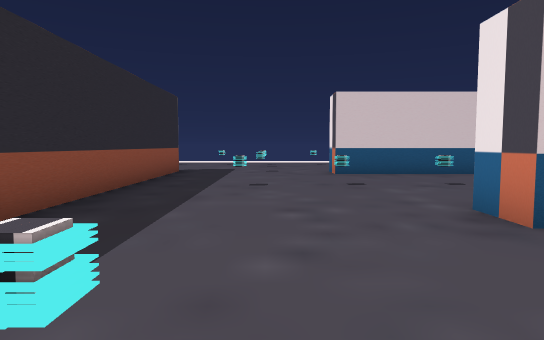
View 1 (above)

24 first-person views from a walk through a Unity game level. The camera is 1.4 m above the floor, tilts 4° down and sees 75° across. The floor is counted in squares, 1.8 m on a side. Each view is taken from the middle of a square. On the plan, view 1 faces up. The plan holds only what a view shows up to about 11 squares ahead; the rest is blank. The place goes on beyond the plan. The player character is not drawn.

View 2
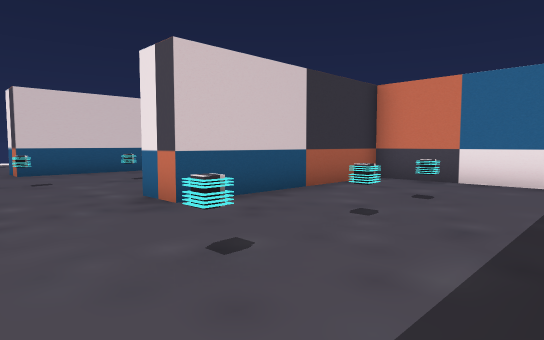

View 3
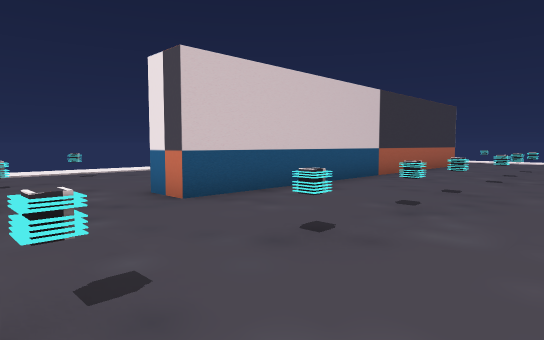

View 4
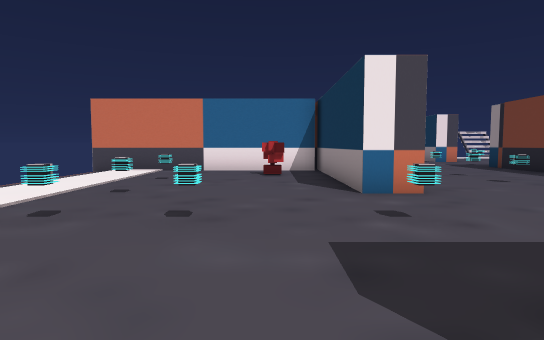

View 5
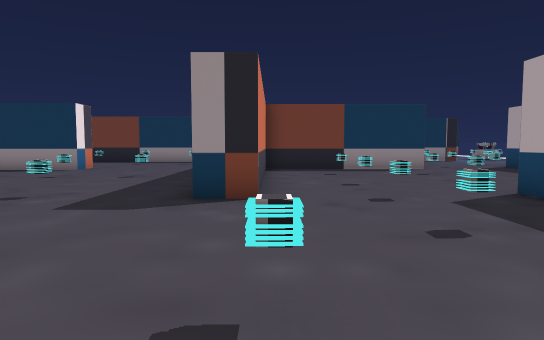

View 6
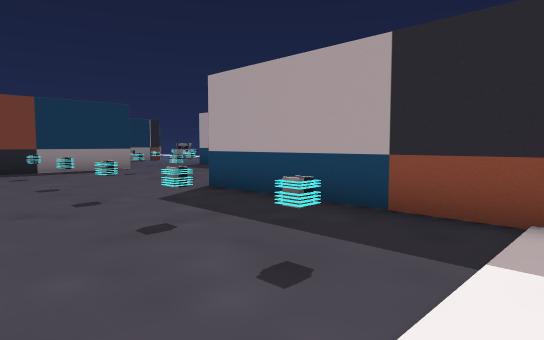

View 7
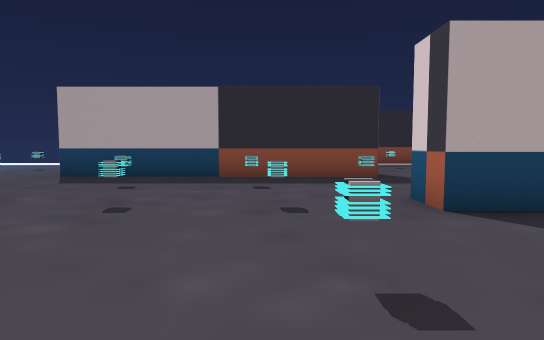

View 8
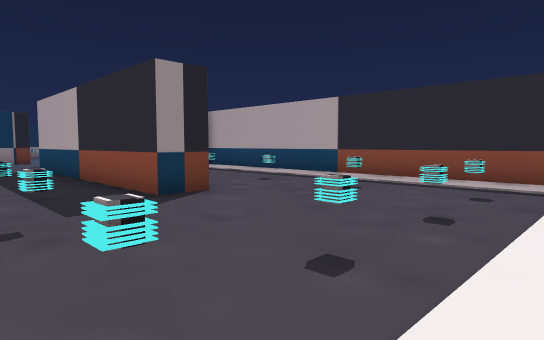

View 9
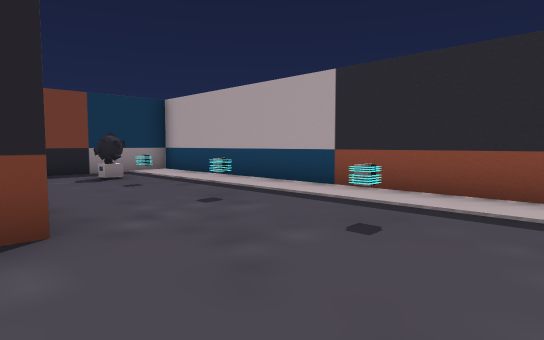

View 10
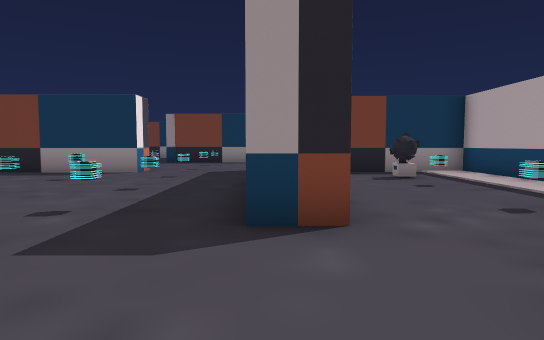

View 11
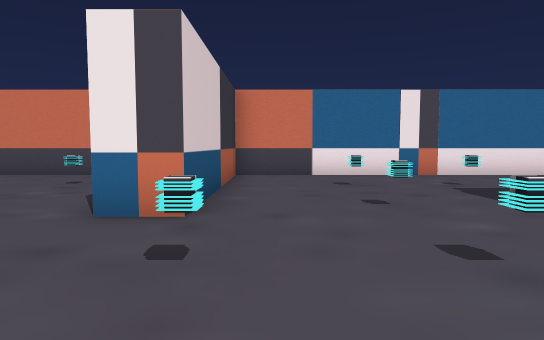

View 12
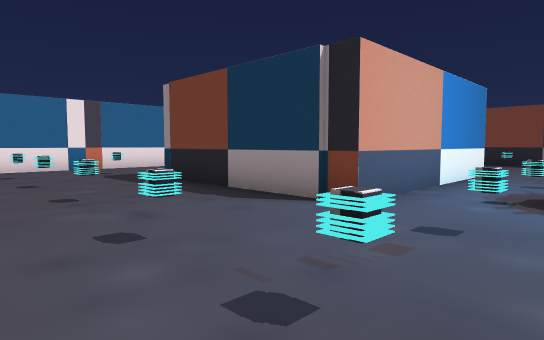

View 13
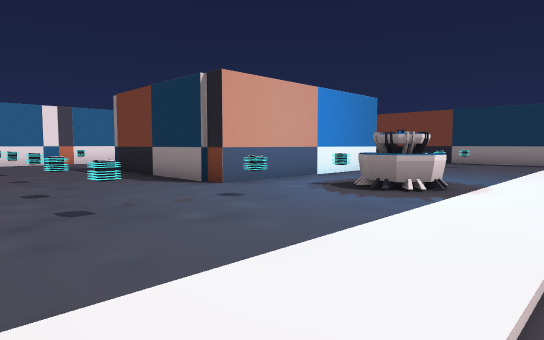

View 14
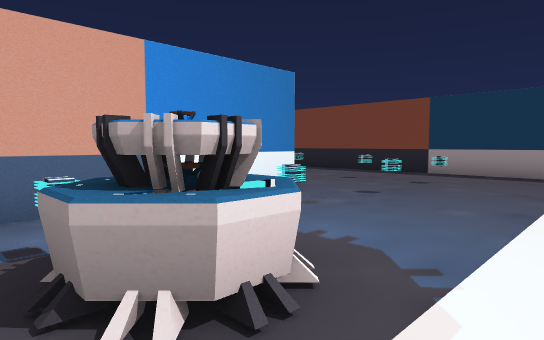

View 15
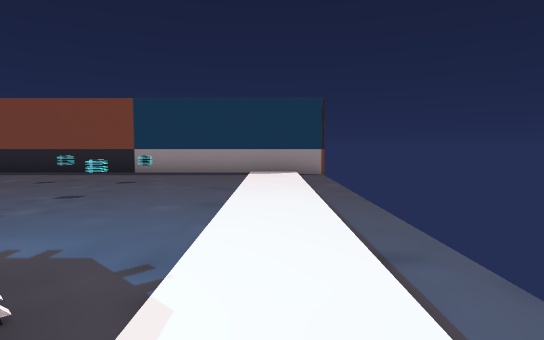

View 16
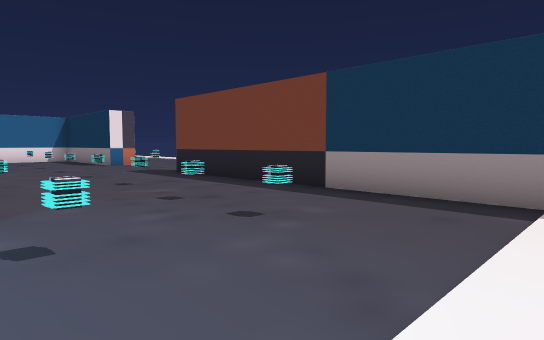

View 17
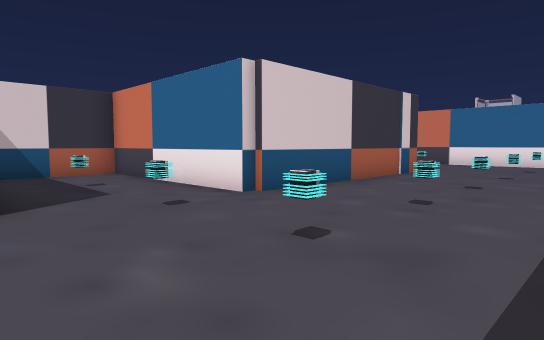

View 18
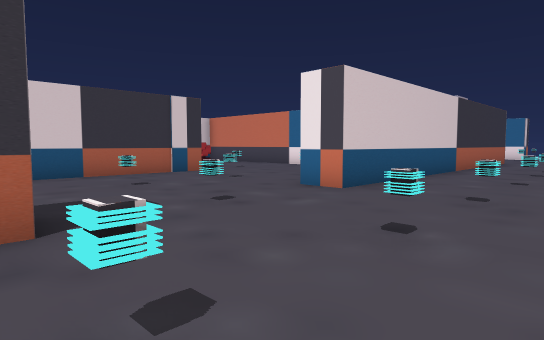

View 19
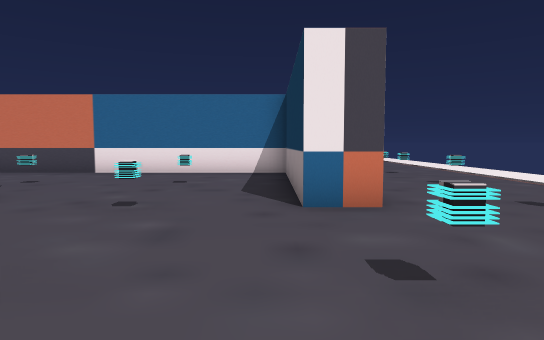

View 20
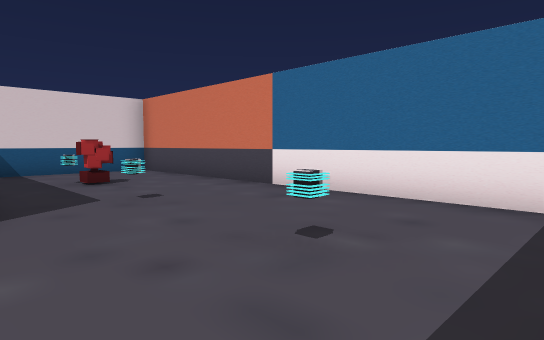

View 21
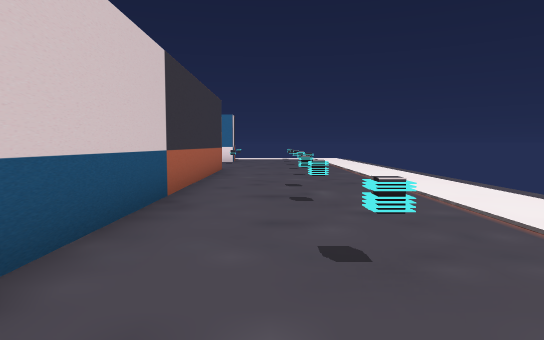

View 22
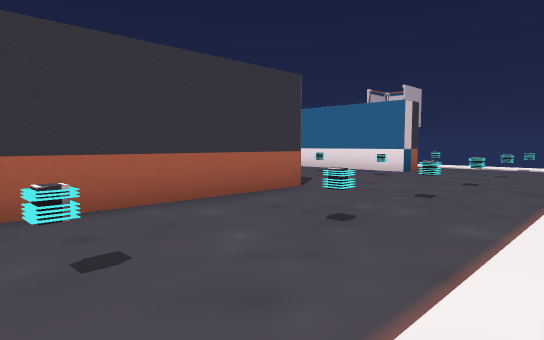

View 23
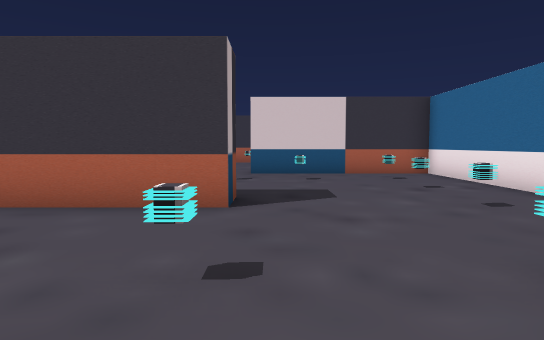

View 24
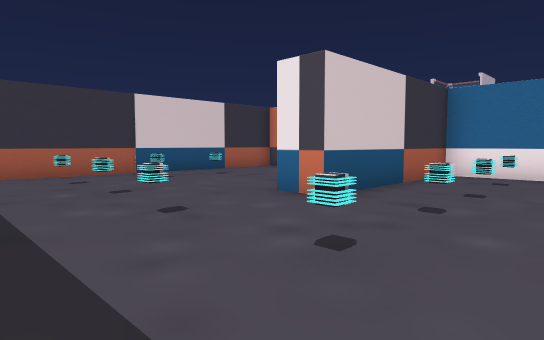

### Floor plan
Points are (right, up) in squares from view 1. A wall is a line through its corners. A room is listed if a view was taken in it or the views show most of it. See-through windows are left out.
Room 1 (views 1, 2, 3, 4, 5, 6, 7, 8, 9, 10, 11, 12, 13, 14, 15, 16, 17, 18, 19, 20, 21, 22, 23, 24)
walls: (-3.8, -5.1) (-3.8, 2.9) (-9.2, 2.9) (-9.2, 4) (-5.2, 4); (-2.8, -8.7) (-9.2, -8.7) (-9.2, -3.1) (-11.8, -3.1); (-3.8, 5) (-3.8, 10.6) (-2.8, 10.6) (-2.8, 3.5); (-13.5, -8.2) (-13.5, -2.1) (-8.1, -2.1); (-2.8, -13.6) (-2.2, -13.6); (6, 4.3) (7.1, 4.3); (7.8, 0) (7.8, 3.3) (2.4, 3.3) (2.4, 4.4); (2, -13.5) (2, -2.3) (-1.6, -2.3); (10, -2.3) (5.2, -2.3); (-13.9, 10.6) (-12.8, 10.6) (-12.8, 2.8); (8.4, -13.4) (8.4, -14.4) (-3.6, -14.4) (-3.6, -13.6) (-2.9, -13.6); (-8.2, 15.5) (-8.2, 10) (-9.2, 10); (10.1, 9.5) (1.7, 9.5) (1.7, 10.6) (6.9, 10.6) (6.9, 17.5); (-19.5, -13.6) (-8.2, -13.6); (13.5, -14.2) (13.5, -8.7) (8.4, -8.7) (8.4, -7.8); (-18.6, 15) (-18.6, 3.7) (-15.2, 3.7)
objects: other object (-16, -4); other object (-16, 5); other object (-16, 7); other object (-16, 10); other object (-16, 12); other object (-16, 14); other object (-15, -11); other object (-15, -9); other object (-15, -6); other object (-15, -4); other object (-15, -1); other object (-15, 1); other object (-14, 14); other object (-13, -11); other object (-13, 1); other object (-12, 14); other object (-11, -11); other object (-11, -9); other object (-11, -6); other object (-11, 0); other object (-11, 3); other object (-11, 5); other object (-11, 8); other object (-11, 10); other object (-11, 12); other object (-11, 14); other object (-9, -17); other object (-9, 0); other object (-9, 6); other object (-9, 8); other object (-8, -11); other object (-6, -17); other object (-6, -14); other object (-6, -11); other object (-6, -2); other object (-6, 0); other object (-6, 6); other object (-6, 9); other object (-6, 11); other object (-6, 13); other object (-6, 14); other object (-4, -17); other object (-4, -11); other object (-4, 14); other object (-1, -17); other object (-1, -11); other object (-1, -8); other object (-1, -5); other object (-1, 1); other object (-1, 7); other object (0, -5); other object (0, 10); other object (0, 13); other object (0, 14); other object (1, 1); other object (1, 7); other object (2, -17); other object (2, 14); other object (3, 1); other object (3, 7); other object (4, -17); other object (4, 14); other object (5, 1); other object (5, 7); other object (5, 12); other object (6, -17); other object (6, -11); other object (6, -8); other object (6, -6); other object (6, -4); other object (7, 7); other object (8, -17); other object (8, -11); other object (8, -4); other object (9, 7); other object (10, -11); other object (10, -4); other object (11, -17); other object (11, 7); other object (12, -14); other object (12, -12); other object (12, -10); other object (13, -17)

Where each view was taken, in squares from view 1:
view 1: 0 up, 0 right, facing up
view 2: 1 down, 0 right, facing up-right
view 3: 5 up, 1 left, facing up-right
view 4: 12 up, 4 left, facing right
view 5: 16 up, 4 left, facing down
view 6: 16 up, 4 left, facing down-left
view 7: 8 up, 4 left, facing left
view 8: 16 up, 10 left, facing down-left
view 9: 14 up, 13 left, facing down-left
view 10: 14 up, 13 left, facing down
view 11: 2 up, 13 left, facing right
view 12: 2 up, 16 left, facing down-right
view 13: 2 up, 19 left, facing down-right
view 14: 3 down, 18 left, facing down-right
view 15: 3 down, 18 left, facing down
view 16: 8 down, 18 left, facing down-right
view 17: 13 down, 13 left, facing up-right
view 18: 18 down, 9 left, facing up-right
view 19: 13 down, 8 left, facing right
view 20: 13 down, 3 left, facing up-right
view 21: 16 down, 3 left, facing right
view 22: 19 down, 3 right, facing up-right
view 23: 19 down, 9 right, facing up
view 24: 12 down, 4 right, facing up-right
